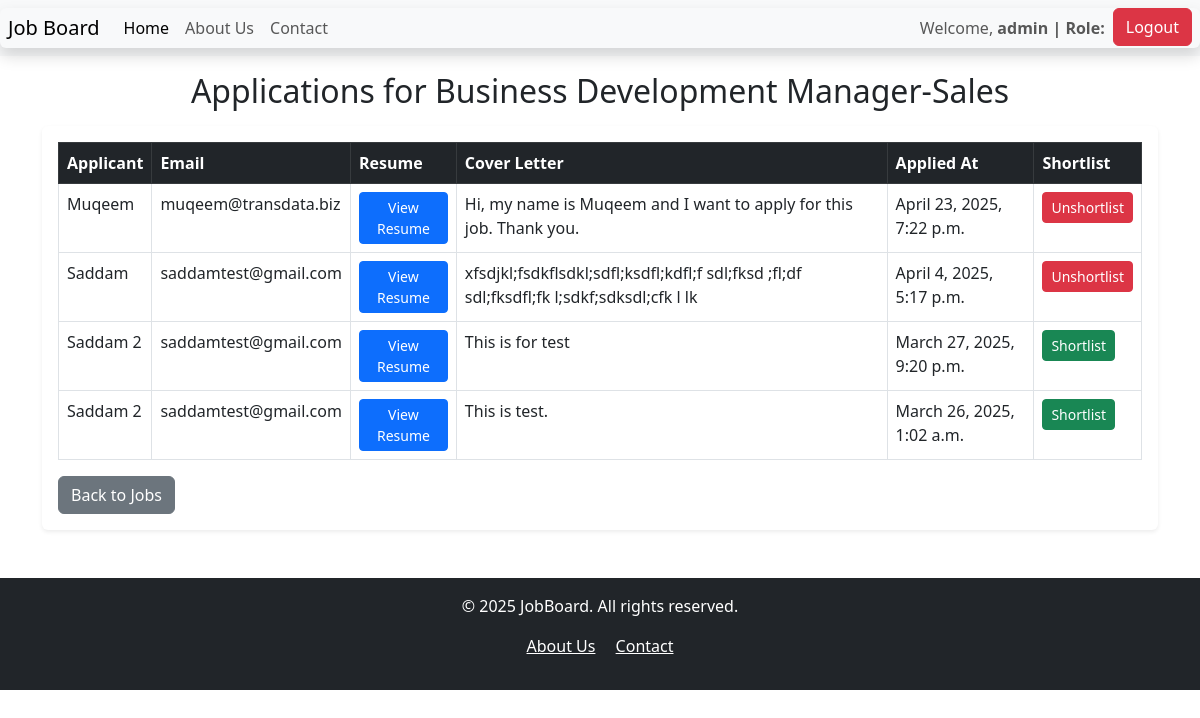
Before: /job/19/applications/ (signed in) with the older database file.
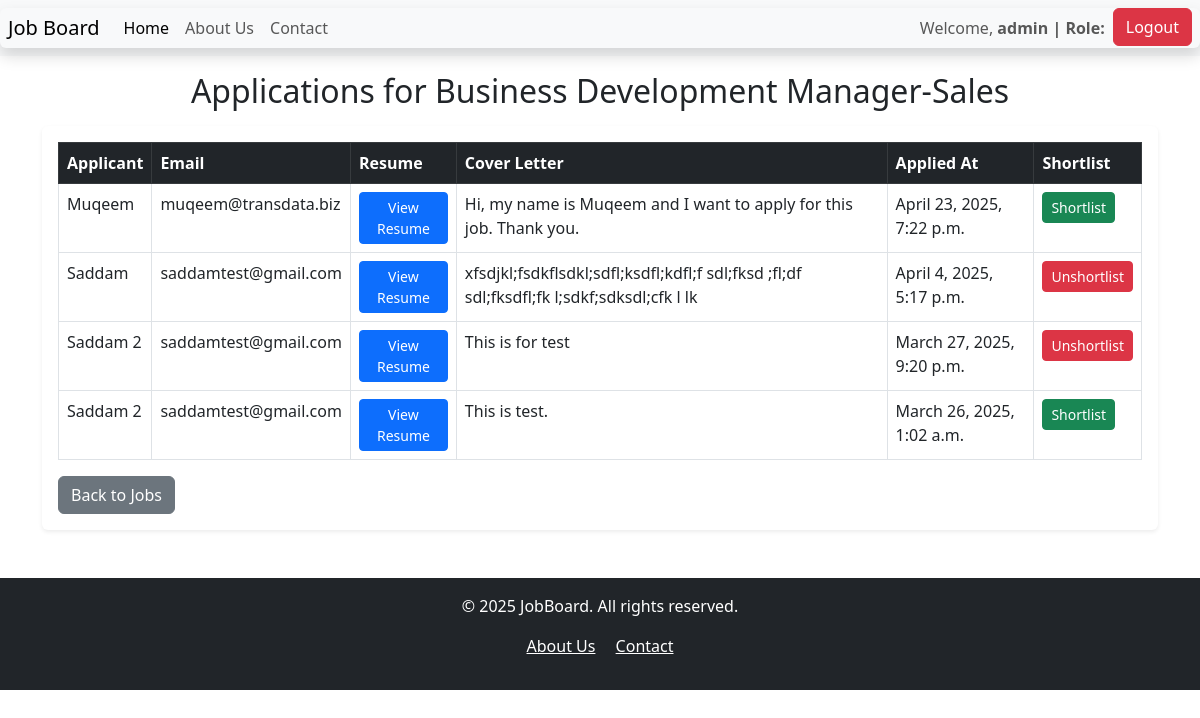
After: the same page with the newer database file.
### job/models.py (models this page shows, shortened)
class JobApplication(models.Model):
    job = models.ForeignKey(Job, on_delete= models.CASCADE)
    user = models.ForeignKey(User, on_delete=models.CASCADE, null= True, blank=True)
    applicant_name = models.CharField(max_length= 100)
    email = models.EmailField()
    resume = models.FileField(upload_to='resumes/%Y/%m/%d/')
    cover_letter = models.TextField()
    applied_at = models.DateTimeField(auto_now_add=True)
    is_shortlisted = models.BooleanField(default=False)
    class Meta:
        ordering = ['-applied_at']
        verbose_name = 'Job Application'
        verbose_name_plural = 'Job Applications'

### job/views.py (the view)
# urls.py: path('job/<int:job_id>/applications/', views.job_applications, name = 'job_applications'),
@login_required
def job_applications(request, job_id):
    job = get_object_or_404(Job, id = job_id)
    applications = JobApplication.objects.filter(job = job)
    return render(request, 'job_application.html', {'job': job, 'applications': applications})

### job/templates/job_application.html (shortened to what this page needs)
{% extends 'base.html' %}
{% block content %}
{% load static %}
    <div class="container mt-3">
        <h2 class="mb-3 text-center">Applications for {{ job.title }}</h2>
        {% if applications %}
        <div class="table-responsive shadow-sm rounded p-3 bg-white">
            <table class="table table-bordered table-hover">
                <thead class="table-dark">
                    <tr>
                        <th>Applicant</th>
                        <th>Email</th>
                        <th>Resume</th>
                        <th>Cover Letter</th>
                        <th>Applied At</th>
                        <th>Shortlist</th>
                    </tr>
                </thead>
                <tbody>
                    {% for application in applications %}
                    <tr>
                        <td>{{ application.applicant_name }}</td>
                        <td>{{ application.email }}</td>
                        <td>
                            <a href="{{ application.resume.url }}" class="btn btn-primary btn-sm" target="_blank">View Resume</a>
                        </td>
                        <td>{{ application.cover_letter }}</td>
                        <td>{{ application.applied_at }}</td>
                        <td>
                            <form action="{% url 'toggle_shortlist' application.id %}" method="post">
                                {% if application.is_shortlisted %}
                                    <button class="btn btn-sm btn-danger">Unshortlist</button>
                                {% else %}
                                    <button class="btn btn-sm btn-success">Shortlist</button>
                                {% endif %}
                            </form>
                        </td>
                    </tr>
                    {% endfor %}
                </tbody>
            </table>
        {% else %}
            <p class="text-center mt-4 text-muted">No applications received yet.</p>
        {% endif %}
        <a href="{% url 'job_list' %}" class="btn btn-secondary">Back to Jobs</a>
    </div>
</div>
{% endblock %}

Changed rows visible on the page:
changed JobApplication "Muqeem": is_shortlisted "Unshortlist" → "Shortlist"
changed JobApplication "This is for test": is_shortlisted "Shortlist" → "Unshortlist"
